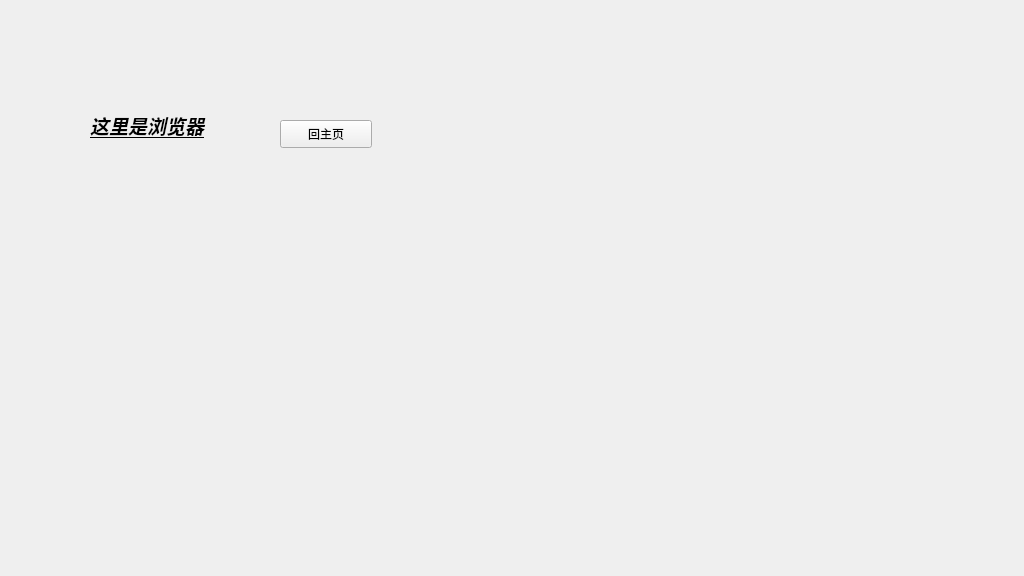
<?xml version="1.0" encoding="UTF-8"?>
<ui version="4.0">
 <class>Browser</class>
 <widget class="QWidget" name="Browser">
  <property name="geometry">
   <rect>
    <x>0</x>
    <y>0</y>
    <width>1024</width>
    <height>576</height>
   </rect>
  </property>
  <property name="windowTitle">
   <string>Form</string>
  </property>
  <widget class="QWidget" name="widget" native="true">
   <property name="geometry">
    <rect>
     <x>80</x>
     <y>80</y>
     <width>421</width>
     <height>311</height>
    </rect>
   </property>
   <widget class="QLabel" name="label">
    <property name="geometry">
     <rect>
      <x>10</x>
      <y>20</y>
      <width>141</width>
      <height>51</height>
     </rect>
    </property>
    <property name="text">
     <string>&lt;html&gt;&lt;head/&gt;&lt;body&gt;&lt;p&gt;&lt;span style=&quot; font-size:14pt; font-weight:700; font-style:italic; text-decoration: underline;&quot;&gt;这里是浏览器&lt;/span&gt;&lt;/p&gt;&lt;/body&gt;&lt;/html&gt;</string>
    </property>
   </widget>
   <widget class="QPushButton" name="toHome">
    <property name="geometry">
     <rect>
      <x>200</x>
      <y>40</y>
      <width>92</width>
      <height>28</height>
     </rect>
    </property>
    <property name="text">
     <string>回主页</string>
    </property>
   </widget>
  </widget>
 </widget>
 <resources/>
 <connections/>
</ui>
